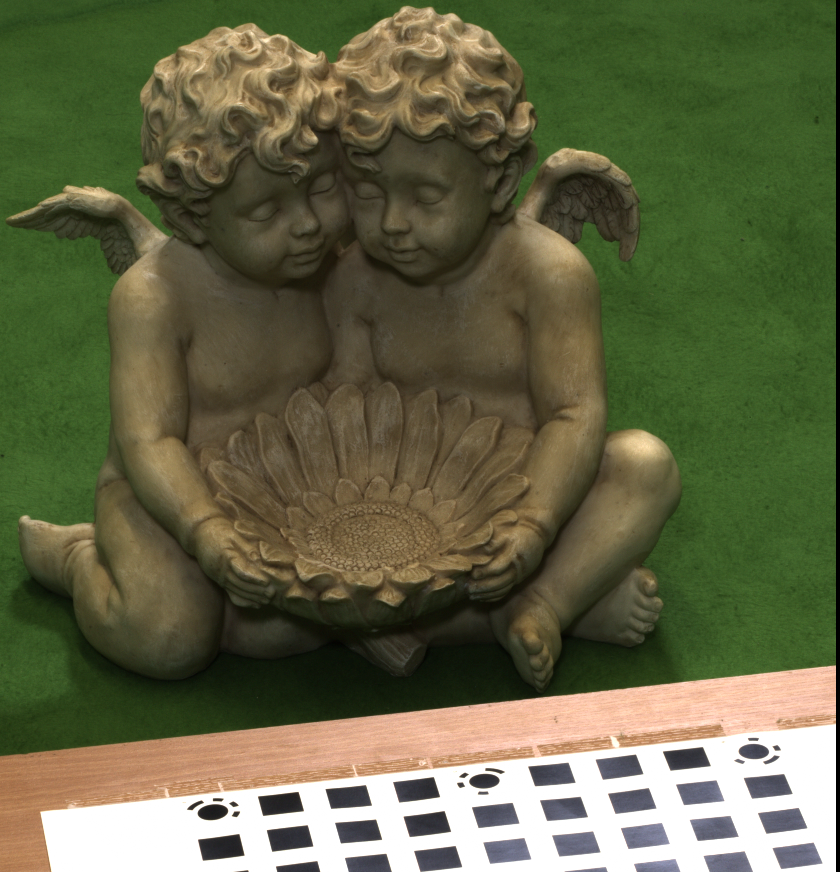
#> input picture HW4/data/Statue1.bmp, 840 x 872 px
$ python run_sift.py
#> lines starting #> are read from the running program, lines starting #| are printed output that depends on the picture; after the words box and inside, x2 and y2 are one past the last pixel; in counts of white or black regions, pixels touching at a corner belong together
### HW4/SFM/apis.py
from typing import List, Any, Tuple, Dict
import math
import numpy as np
import matplotlib.pyplot as plt

from cv2 import cv2


def sift(img_path: str,
         str_path: str,
         show_flag: bool = False) -> Tuple[List[Any], List[List[float]]]:
    """SIFT to find features

    Arguments:
        img_path {str} -- Path to read image
        str_path {str} -- Path to store image

    Keyword Arguments:
        show_flag {bool} -- determine whether to plot image (default: {False})

    Returns:
        Tuple[List[Any], List[List[float]]] -- keypoint object, (x, y) points coordinates
    """
#> called with img_path = './data/Statue1.bmp', str_path = './result/sift/Statue1.bmp', show_flag = False
    img = cv2.imread(img_path)
#> img is the input picture: shape (872, 840, 3); mean B, G, R 69.6, 101, 98.5
    arr_img = np.uint8(img)
    detector = cv2.xfeatures2d.SIFT_create()  # pylint: disable=maybe-no-member
    (kps, des) = detector.detectAndCompute(arr_img, None)
#> kps = 1380 keypoints; strongest (x, y, size): (236, 814, 3.8), (234, 804, 3.7), (213, 812, 12.7), (461, 785, 3.7)
    for kp in kps:
        color = tuple(np.random.randint(0, 255, 3).tolist())
        point = tuple([int(p) for p in kp.pt])
        cv2.circle(img, point, 5, color, -1)
#> this loop made 1380 passes
#> (kp, color, point) on passes 1 to 3: (keypoint at (2.3, 455.6), size 1.9, (172, 47, 117), (2, 455)), (keypoint at (2.3, 455.6), size 1.9, (192, 67, 251), (2, 455)), (keypoint at (2.3, 455.6), size 1.9, (195, 103, 9), (2, 455))
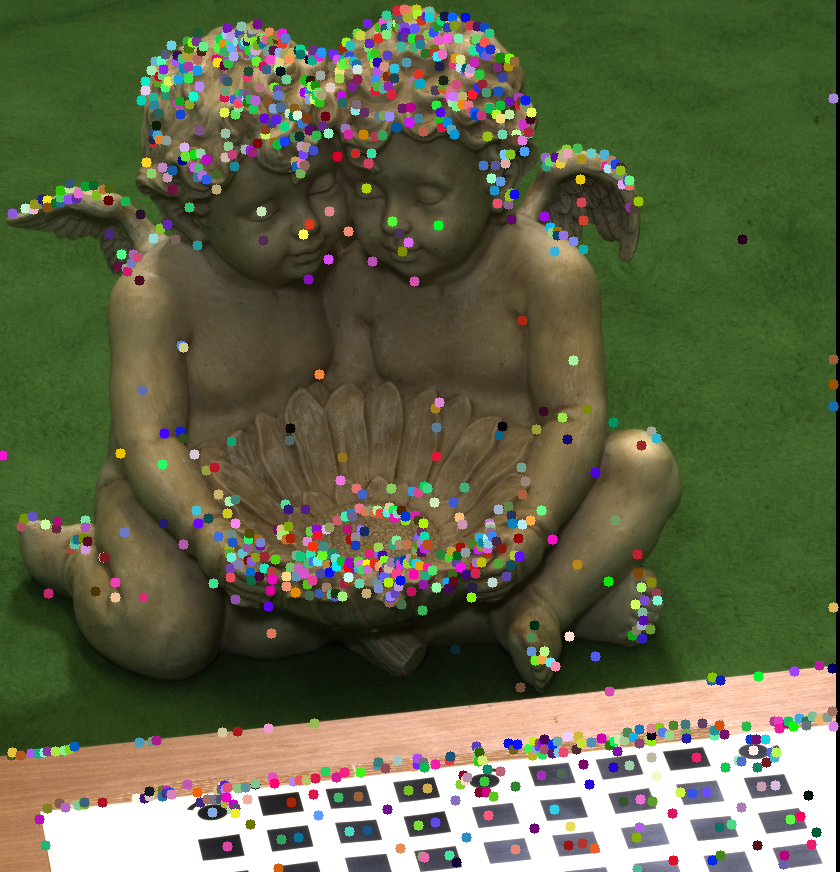
#> img: shape (872, 840, 3); 9.96% of pixels changed, all inside (x1, y1, x2, y2) = (0, 4, 839, 872)

    # Show sift result and Save
    if show_flag is True:
        plt.imshow(img)
        plt.show()
    cv2.imwrite(str_path, img)
    return kps, des


def knnmatch(des_list: List[List[List[float]]]) -> Dict[int, List[Any]]:
    """Ratio test using KNN to select rawmatch

    Arguments:
        des_list {List[List[float]]} -- (x, y) feature coordinate list

    Returns:
        Dict[int, List[float]] -- key: feature in image 1
                                  value: corresponding feature in image 2
    """
    des1 = des_list[0]
    des2 = des_list[1]
    dist_matrix = np.zeros((len(des1), len(des2)))
    for idx1, a in enumerate(des1):
        for idx2, b in enumerate(des2):
            dist = np.linalg.norm(a - b)
            dist_matrix[idx1][idx2] = dist
    rawmatch = {}
    for i in range(dist_matrix.shape[0]):
        idxs = np.argsort(dist_matrix[i])[:2]
        rawmatch[i] = [idxs, dist_matrix[i][idxs[0]], dist_matrix[i][idxs[1]]]
    return rawmatch


def find_matches(rawmatch: Dict[int, List[Any]],
                 ratio: float) -> List[List[Any]]:
    """Find matches

    Arguments:
        rawmatch {dict} -- Original matches
        ratio {float} -- Ratio of distance difference

    Returns:
        List[Tuple[int, int]] -- Ratio distance matching indices
    """
    matches = []
    for m, value in rawmatch.items():
        if len(value[0]) == 2 and value[1] < value[2] * ratio:
            matches.append([m, value[0][0]])
    return matches


# [222 lines left out: functions save_matching_img, homomat, ransac, find_newimage_size, forward_warp, blend and 2 more, not called in this run]

### HW4/SFM/fundamental_matrix.py
from typing import List, Tuple
import math
import numpy as np
import numpy.matlib

from cv2 import cv2


def _normalize(input_matrix):

    # Convert to numpy matix form
    input_matrix = np.matrix(input_matrix)

    # Compute mean along column
    mean_a = np.array(input_matrix.mean(0)).ravel()

    # Compute variance of distance from cetroid of the image
    Centred_a = input_matrix - numpy.matlib.repmat(mean_a, input_matrix.shape[0], 1)
    var_a = np.matrix(Centred_a).var(0)
    sd_a = np.array(np.sqrt(var_a)).ravel()

    # Compute the normalize matrix
    Ta = np.matrix([[1 / sd_a[0], 0, 0],
                    [0, 1 / sd_a[1], 0], [0, 0, 1]])\
        * np.matrix([[1, 0, -mean_a[0]],
                     [0, 1, -mean_a[1]],
                     [0, 0, 1]])

    # Convert to homogenous coordinate
    input_matrix = np.concatenate((input_matrix, np.ones((input_matrix.shape[0], 1))), axis=1)
    return np.array(np.matrix(np.matrix(Ta) * np.matrix(input_matrix).T).T), Ta


def _get_system_equation(img1_points, img2_points):
    MODELPOINTS = 8
    A = np.zeros((MODELPOINTS, 9))
    for i in range(MODELPOINTS):
        x1, y1 = img1_points[i, 0], img1_points[i, 1]
        x2, y2 = img2_points[i, 0], img2_points[i, 1]
        A[i] = [x2 * x1, x2 * y1, x2, y2 * x1, y2 * y1, y2, x1, y1, 1]
    return A


def find_fundamental_matrix(cor_point_im1: np.ndarray,
                            cor_point_im2: np.ndarray):
    niters = 1000
    maxinlier = 0

    # Normalize points
    norm_cp_im1, ta = _normalize(cor_point_im1)
    norm_cp_im2, tb = _normalize(cor_point_im2)

    # RANSAC
    while niters > 0:
        rdn_idx = np.random.choice(norm_cp_im1.shape[0], 8)
        img1_points = norm_cp_im1[rdn_idx]
        img2_points = norm_cp_im2[rdn_idx]

        A = _get_system_equation(img1_points, img2_points)

        # Solve f from af=0 using svd
        [_, _, V] = np.linalg.svd(A)
        f = V[-1]
        F = f.reshape((3, 3))

        # Resolve det(F)=0 constraint from svd
        [U, S, V] = np.linalg.svd(F)
        S[2] = 0
        F = np.dot(U, np.dot(np.diag(S), V))

        inliner_list = []
        for i in range(norm_cp_im1.shape[0]):
            error = np.matrix(norm_cp_im2[i, :]) * (np.matrix(F) * np.matrix(norm_cp_im1[i, :]).T)
            if abs(error) <= 0.05:
                inliner_list.append([norm_cp_im1[i, :], norm_cp_im2[i, :]])

        if len(inliner_list) > maxinlier:
            maxinlier = len(inliner_list)
            best_matrix = F
            best_inlier = inliner_list
        niters -= 1

    # Denormalize matrix
    denorm_matrix = np.matrix(tb).T * (np.matrix(best_matrix) * np.matrix(ta))
    denorm_matrix /= denorm_matrix[2, 2]
    denorm_inlier = []
    for pair in best_inlier:
        denorm_1 = np.array(np.linalg.inv(ta) * np.matrix(pair[0]).T).ravel().T
        denorm_1 /= denorm_1[2]
        denorm_2 = np.array(np.linalg.inv(tb) * np.matrix(pair[1]).T).ravel().T
        denorm_2 /= denorm_2[2]
        denorm_inlier.append([denorm_1[:2], denorm_2[:2]])
    return np.array(denorm_matrix), np.array(denorm_inlier)


def compute_correspond_epilines(cor_point_im,
                                which_image,
                                fundamental_matrix):
    cor_point_im_3f = np.concatenate((cor_point_im, np.ones((cor_point_im.shape[0], 1))), axis=1)
    if which_image == 2:
        fundamental_matrix = fundamental_matrix.T
    f = np.array(fundamental_matrix).ravel()
    dsf = np.ones((cor_point_im_3f.shape[0], 3))
    for idx, point in enumerate(cor_point_im_3f):
        a = f[0] * point[0] + f[1] * point[1] + f[2]
        b = f[3] * point[0] + f[4] * point[1] + f[5]
        c = f[6] * point[0] + f[7] * point[1] + f[8]
        nu = 1. / math.sqrt((a * a + b * b))
        coeff = np.array([a, b, c]) * nu
        dsf[idx] = coeff
    return dsf


def drawlines(img1: np.ndarray,
              img2: np.ndarray,
              lines: np.ndarray,
              pts1: np.ndarray,
              pts2: np.ndarray) -> Tuple[List[float], List[float]]:
    """Draw epipolar lines

    Arguments:
        img1 {List[float]} -- Image which we compute the epipolar lines
        img2 {List[float]} -- Image whcih we draw the epipolar lines
        lines {np.ndarray} -- Corresponding epilines
        pts1 {np.ndarray} -- List of the features in image1
        pts2 {np.ndarray} -- List of the features in image2

    Returns:
        Tuple[List[float], List[float]] -- Images which are drawn
    """
    r, c = img2.shape
    img1 = cv2.cvtColor(img1, cv2.COLOR_GRAY2BGR)
    img2 = cv2.cvtColor(img2, cv2.COLOR_GRAY2BGR)
    for r, pt1, pt2 in zip(lines, pts1, pts2):
        color = tuple(np.random.randint(0, 255, 3).tolist())
        x0, y0 = map(int, [0, -r[2] / r[1]])
        x1, y1 = map(int, [c, -(r[2] + r[0] * c) / r[1]])
        img2 = cv2.line(img2, (x0, y0), (x1, y1), color, 1)
        img2 = cv2.circle(img2, tuple(pt2), 5, color, -1)
        img1 = cv2.circle(img1, tuple(pt1), 5, color, -1)
    return img1, img2

### HW4/run_sift.py
import numpy as np
import matplotlib.pyplot as plt
from mpl_toolkits.mplot3d import Axes3D  # pylint: disable = unused-import

import cv2

from SFM import find_fundamental_matrix, compute_correspond_epilines, drawlines, compute_camera_matrix
from SFM import sift, knnmatch, find_matches, compute_essential_normalized, compute_P_from_essential
from SFM import reconstruct_one_point, linear_triangulation

DATA_path = {
    "1": {
        "path": ["Statue1.bmp", "Statue2.bmp"],
    },
    "2": {
        "path": ["Mesona1.JPG", "Mesona2.JPG"],
    },
    "3": {
        "path": ["Figure1.jpg", "Figure2.jpg"],
    }
}

k1 = np.array([[5426.566895, 0.678017, 330.096680],
               [0.000000, 5423.133301, 648.950012],
               [0.000000, 0.000000, 1.000000]])

k2 = np.array([[5426.566895, 0.678017, 387.430023],
               [0.000000, 5423.133301, 620.616699],
               [0.000000, 0.000000, 1.000000]])

k3 = np.array([[3478.68337, 0.000000, 1177.56899],
               [0.000000, 3459.14962, 1115.11140],
               [0.000000, 0.000000, 1.000000]])

if __name__ == "__main__":
    for key, value in DATA_path.items():
        file_name = value["path"][0].split(".")[0]
        kps_list = []
        des_list = []
        for file_name in value["path"]:
            img_path = f'./data/{file_name}'
            str_img = f'./result/sift/{file_name}'
            kps, des = sift(img_path, str_img)
            kps_list.append(kps)
            des_list.append(des)

        # KNN ratio distance matching
        rawmatch = knnmatch(des_list)
#> in knnmatch, `dist_matrix = np.zeros((len(des1), len(des2)))`: dist_matrix: shape (1380, 1351) float64; every value is 0
#> after the loop in knnmatch, `for idx1, a in enumerate(des1):`:
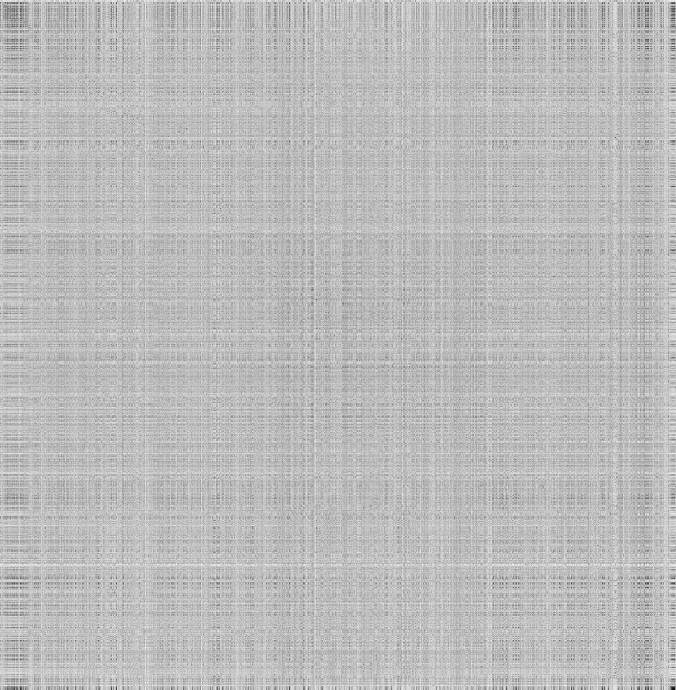
#> dist_matrix: shape (1380, 1351) float64 (shown at 1/2 size); min 26.46, max 704.6, mean 526.9; drawn with min black and max white
        matches = find_matches(rawmatch, 0.75)

        # Find the correspondent points
        cor_point_im1, cor_point_im2 = [], []
        for idx_im1, idx_im2 in matches:
            cor_point_im1.append(kps_list[0][idx_im1].pt)
            cor_point_im2.append(kps_list[1][idx_im2].pt)
        cor_point_im1, cor_point_im2 = np.array(cor_point_im1), np.array(cor_point_im2)

        # Find fundamental matrix
        file_name = value["path"]
        im1_grey = cv2.imread(f"./data/{file_name[0]}", cv2.IMREAD_GRAYSCALE)
#> im1_grey: shape (872, 840); min 0, max 255, mean 96.7
        im2_grey = cv2.imread(f"./data/{file_name[1]}", cv2.IMREAD_GRAYSCALE)
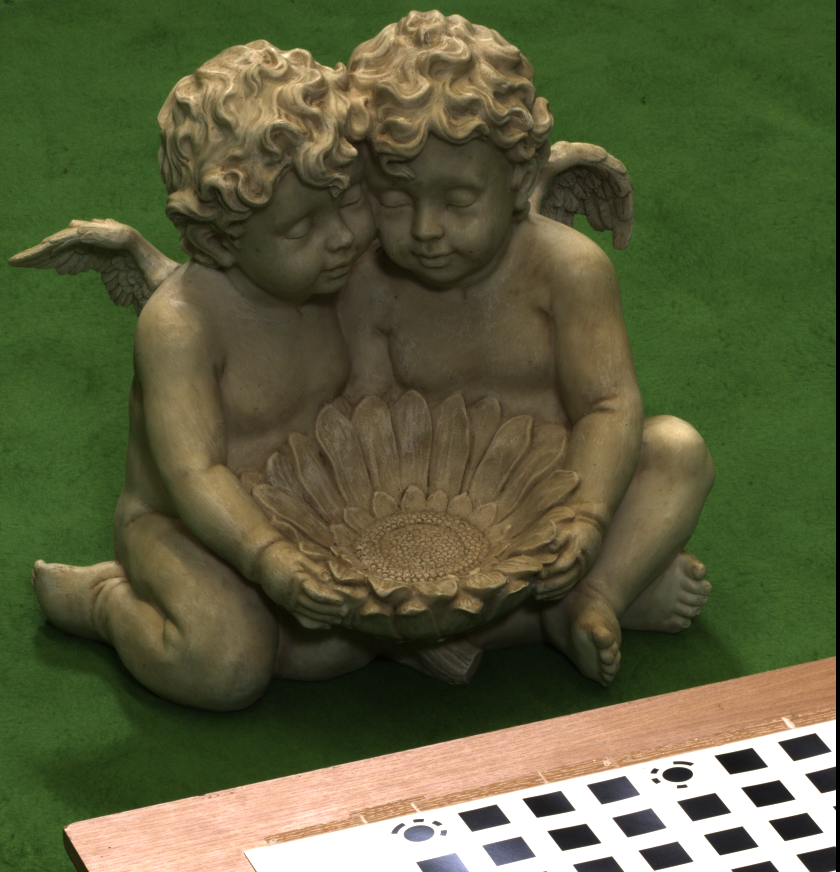
#> input picture HW4/data/Statue2.bmp, 840 x 872 px
#> im2_grey: shape (872, 840); min 0, max 255, mean 89.3
        best_matrix, best_inlier = find_fundamental_matrix(cor_point_im1, cor_point_im2)
        print(f"Fundamental matrix: \n {best_matrix}")

        # Compute epipolar line
        line2 = compute_correspond_epilines(best_inlier[:, 0], 1, best_matrix)

        # Draw lines and point
        img1, img2 = drawlines(
            im1_grey, im2_grey, line2, best_inlier[:, 0].astype('int'), best_inlier[:, 1].astype('int'))
#> the loop in drawlines, `for r, pt1, pt2 in zip(lines, pts1, pts2):` made 473 passes
#> pass 1, in drawlines, `img2 = cv2.line(img2, (x0, y0), (x1, y1), color, 1)`:
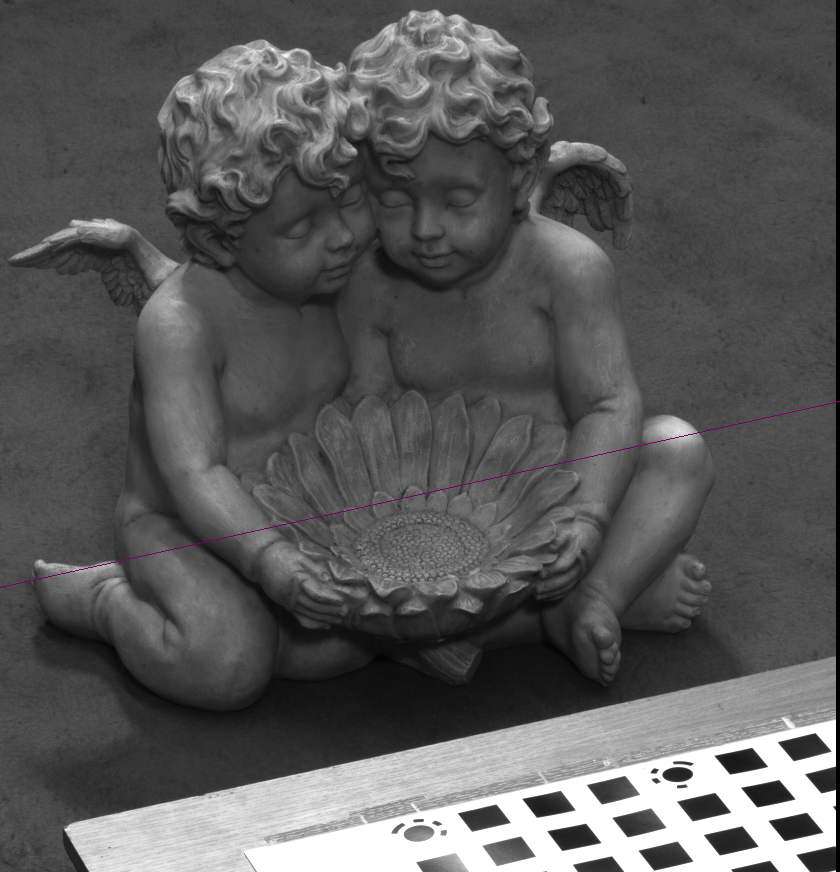
#> img2: shape (872, 840, 3); mean B, G, R 89.3, 89.2, 89.3
#> after the loop in drawlines, `for r, pt1, pt2 in zip(lines, pts1, pts2):`:
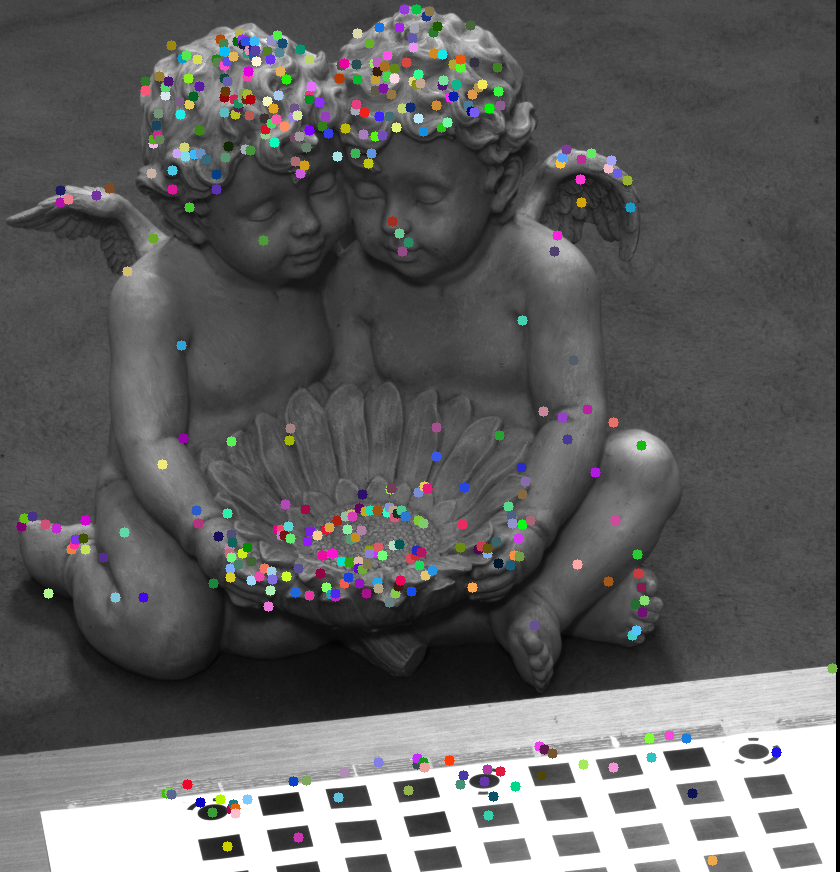
#> img1: shape (872, 840, 3); mean B, G, R 97.4, 97.3, 97.5
#> after the loop in drawlines, `for r, pt1, pt2 in zip(lines, pts1, pts2):`:
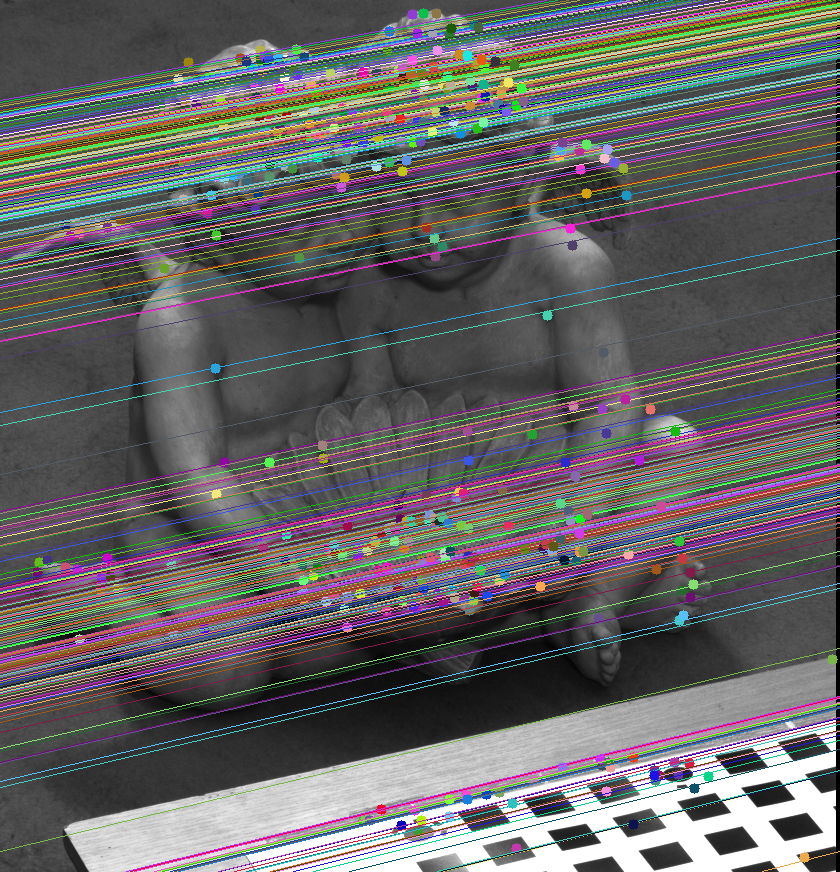
#> img2: shape (872, 840, 3); mean B, G, R 99.6, 99.3, 101.3
        plt.imshow(img2, cmap='gray')
        epi_name = file_name[0].split(".")[0]
        plt.savefig(f"./result/epiline/{epi_name}.png")
        plt.show()

        # Normalize points with intrinsic matrix
        points1 = np.concatenate((cor_point_im1, np.ones((len(cor_point_im1), 1))), axis=1)
        points2 = np.concatenate((cor_point_im2, np.ones((len(cor_point_im2), 1))), axis=1)

        if key == "1":
            points1n = np.dot(np.linalg.inv(k1), points1.T)
            points2n = np.dot(np.linalg.inv(k2), points2.T)
        elif key == "2":
            points1n = np.dot(np.linalg.inv(k1), points1.T)
            points2n = np.dot(np.linalg.inv(k1), points2.T)
        elif key == "3":
            points1n = np.dot(np.linalg.inv(k3), points1.T)
            points2n = np.dot(np.linalg.inv(k3), points2.T)

        # Compute essential matrix
#> (the run stopped early here; a loop or call above may not have finished)
